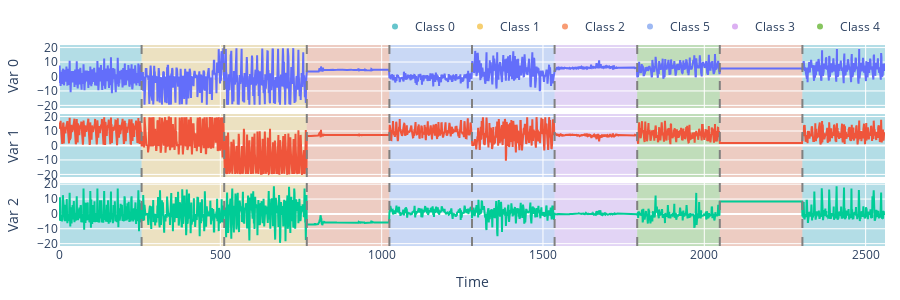

Notebook code for this chart:
### Code cell
fig = plot_classification_dataset(
    datasets["WISDM"]["train"]["samples"][:10, :].numpy(),
    datasets["WISDM"]["train"]["labels"][:10].numpy(),
)
fig

### Figure 1 — Plotly figure (JSON) as saved in the notebook; plotly's stock layout.template omitted (floating-point values rounded to 4 significant figures; data arrays with more than 128 entries replaced by an {"elided": "..."} marker saying what was removed)
{"data": [{"mode": "lines", "name": "Var 0", "showlegend": false, "type": "scatter", "x": {"elided": "2560 int values"}, "xaxis": "x", "y": {"elided": "2560 float values"}, "yaxis": "y"}, {"mode": "lines", "name": "Var 1", "showlegend": false, "type": "scatter", "x": {"elided": "2560 int values"}, "xaxis": "x2", "y": {"elided": "2560 float values"}, "yaxis": "y2"}, {"mode": "lines", "name": "Var 2", "showlegend": false, "type": "scatter", "x": {"elided": "2560 int values"}, "xaxis": "x3", "y": {"elided": "2560 float values"}, "yaxis": "y3"}, {"marker": {"color": "rgb(102, 197, 204)"}, "mode": "markers", "name": "Class 0", "showlegend": true, "type": "scatter", "x": [null], "y": [null]}, {"marker": {"color": "rgb(246, 207, 113)"}, "mode": "markers", "name": "Class 1", "showlegend": true, "type": "scatter", "x": [null], "y": [null]}, {"marker": {"color": "rgb(248, 156, 116)"}, "mode": "markers", "name": "Class 2", "showlegend": true, "type": "scatter", "x": [null], "y": [null]}, {"marker": {"color": "rgb(158, 185, 243)"}, "mode": "markers", "name": "Class 5", "showlegend": true, "type": "scatter", "x": [null], "y": [null]}, {"marker": {"color": "rgb(220, 176, 242)"}, "mode": "markers", "name": "Class 3", "showlegend": true, "type": "scatter", "x": [null], "y": [null]}, {"marker": {"color": "rgb(135, 197, 95)"}, "mode": "markers", "name": "Class 4", "showlegend": true, "type": "scatter", "x": [null], "y": [null]}], "layout": {"height": 300, "legend": {"orientation": "h", "x": 1, "xanchor": "right", "y": 1.02, "yanchor": "bottom"}, "margin": {"b": 30, "l": 15, "r": 15, "t": 30}, "shapes": [{"fillcolor": "rgb(102, 197, 204)", "layer": "below", "line": {"width": 0}, "name": "Class 0", "opacity": 0.4, "showlegend": false, "type": "rect", "x0": 0, "x1": 256, "xref": "x", "y0": 0, "y1": 1, "yref": "y domain"}, {"fillcolor": "rgb(102, 197, 204)", "layer": "below", "line": {"width": 0}, "name": "Class 0", "opacity": 0.4, "showlegend": false, "type": "rect", "x0": 0, "x1": 256, "xref": "x2", "y0": 0, "y1": 1, "yref": "y2 domain"}, {"fillcolor": "rgb(102, 197, 204)", "layer": "below", "line": {"width": 0}, "name": "Class 0", "opacity": 0.4, "showlegend": false, "type": "rect", "x0": 0, "x1": 256, "xref": "x3", "y0": 0, "y1": 1, "yref": "y3 domain"}, {"fillcolor": "rgb(246, 207, 113)", "layer": "below", "line": {"width": 0}, "name": "Class 1", "opacity": 0.4, "showlegend": false, "type": "rect", "x0": 256, "x1": 512, "xref": "x", "y0": 0, "y1": 1, "yref": "y domain"}, {"fillcolor": "rgb(246, 207, 113)", "layer": "below", "line": {"width": 0}, "name": "Class 1", "opacity": 0.4, "showlegend": false, "type": "rect", "x0": 256, "x1": 512, "xref": "x2", "y0": 0, "y1": 1, "yref": "y2 domain"}, {"fillcolor": "rgb(246, 207, 113)", "layer": "below", "line": {"width": 0}, "name": "Class 1", "opacity": 0.4, "showlegend": false, "type": "rect", "x0": 256, "x1": 512, "xref": "x3", "y0": 0, "y1": 1, "yref": "y3 domain"}, {"line": {"color": "gray", "dash": "dash"}, "type": "line", "x0": 256, "x1": 256, "xref": "x", "y0": 0, "y1": 1, "yref": "y domain"}, {"line": {"color": "gray", "dash": "dash"}, "type": "line", "x0": 256, "x1": 256, "xref": "x2", "y0": 0, "y1": 1, "yref": "y2 domain"}, {"line": {"color": "gray", "dash": "dash"}, "type": "line", "x0": 256, "x1": 256, "xref": "x3", "y0": 0, "y1": 1, "yref": "y3 domain"}, {"fillcolor": "rgb(246, 207, 113)", "layer": "below", "line": {"width": 0}, "name": "Class 1", "opacity": 0.4, "showlegend": false, "type": "rect", "x0": 512, "x1": 768, "xref": "x", "y0": 0, "y1": 1, "yref": "y domain"}, {"fillcolor": "rgb(246, 207, 113)", "layer": "below", "line": {"width": 0}, "name": "Class 1", "opacity": 0.4, "showlegend": false, "type": "rect", "x0": 512, "x1": 768, "xref": "x2", "y0": 0, "y1": 1, "yref": "y2 domain"}, {"fillcolor": "rgb(246, 207, 113)", "layer": "below", "line": {"width": 0}, "name": "Class 1", "opacity": 0.4, "showlegend": false, "type": "rect", "x0": 512, "x1": 768, "xref": "x3", "y0": 0, "y1": 1, "yref": "y3 domain"}, {"line": {"color": "gray", "dash": "dash"}, "type": "line", "x0": 512, "x1": 512, "xref": "x", "y0": 0, "y1": 1, "yref": "y domain"}, {"line": {"color": "gray", "dash": "dash"}, "type": "line", "x0": 512, "x1": 512, "xref": "x2", "y0": 0, "y1": 1, "yref": "y2 domain"}, {"line": {"color": "gray", "dash": "dash"}, "type": "line", "x0": 512, "x1": 512, "xref": "x3", "y0": 0, "y1": 1, "yref": "y3 domain"}, {"fillcolor": "rgb(248, 156, 116)", "layer": "below", "line": {"width": 0}, "name": "Class 2", "opacity": 0.4, "showlegend": false, "type": "rect", "x0": 768, "x1": 1024, "xref": "x", "y0": 0, "y1": 1, "yref": "y domain"}, {"fillcolor": "rgb(248, 156, 116)", "layer": "below", "line": {"width": 0}, "name": "Class 2", "opacity": 0.4, "showlegend": false, "type": "rect", "x0": 768, "x1": 1024, "xref": "x2", "y0": 0, "y1": 1, "yref": "y2 domain"}, {"fillcolor": "rgb(248, 156, 116)", "layer": "below", "line": {"width": 0}, "name": "Class 2", "opacity": 0.4, "showlegend": false, "type": "rect", "x0": 768, "x1": 1024, "xref": "x3", "y0": 0, "y1": 1, "yref": "y3 domain"}, {"line": {"color": "gray", "dash": "dash"}, "type": "line", "x0": 768, "x1": 768, "xref": "x", "y0": 0, "y1": 1, "yref": "y domain"}, {"line": {"color": "gray", "dash": "dash"}, "type": "line", "x0": 768, "x1": 768, "xref": "x2", "y0": 0, "y1": 1, "yref": "y2 domain"}, {"line": {"color": "gray", "dash": "dash"}, "type": "line", "x0": 768, "x1": 768, "xref": "x3", "y0": 0, "y1": 1, "yref": "y3 domain"}, {"fillcolor": "rgb(158, 185, 243)", "layer": "below", "line": {"width": 0}, "name": "Class 5", "opacity": 0.4, "showlegend": false, "type": "rect", "x0": 1024, "x1": 1280, "xref": "x", "y0": 0, "y1": 1, "yref": "y domain"}, {"fillcolor": "rgb(158, 185, 243)", "layer": "below", "line": {"width": 0}, "name": "Class 5", "opacity": 0.4, "showlegend": false, "type": "rect", "x0": 1024, "x1": 1280, "xref": "x2", "y0": 0, "y1": 1, "yref": "y2 domain"}, {"fillcolor": "rgb(158, 185, 243)", "layer": "below", "line": {"width": 0}, "name": "Class 5", "opacity": 0.4, "showlegend": false, "type": "rect", "x0": 1024, "x1": 1280, "xref": "x3", "y0": 0, "y1": 1, "yref": "y3 domain"}, {"line": {"color": "gray", "dash": "dash"}, "type": "line", "x0": 1024, "x1": 1024, "xref": "x", "y0": 0, "y1": 1, "yref": "y domain"}, {"line": {"color": "gray", "dash": "dash"}, "type": "line", "x0": 1024, "x1": 1024, "xref": "x2", "y0": 0, "y1": 1, "yref": "y2 domain"}, {"line": {"color": "gray", "dash": "dash"}, "type": "line", "x0": 1024, "x1": 1024, "xref": "x3", "y0": 0, "y1": 1, "yref": "y3 domain"}, {"fillcolor": "rgb(158, 185, 243)", "layer": "below", "line": {"width": 0}, "name": "Class 5", "opacity": 0.4, "showlegend": false, "type": "rect", "x0": 1280, "x1": 1536, "xref": "x", "y0": 0, "y1": 1, "yref": "y domain"}, {"fillcolor": "rgb(158, 185, 243)", "layer": "below", "line": {"width": 0}, "name": "Class 5", "opacity": 0.4, "showlegend": false, "type": "rect", "x0": 1280, "x1": 1536, "xref": "x2", "y0": 0, "y1": 1, "yref": "y2 domain"}, {"fillcolor": "rgb(158, 185, 243)", "layer": "below", "line": {"width": 0}, "name": "Class 5", "opacity": 0.4, "showlegend": false, "type": "rect", "x0": 1280, "x1": 1536, "xref": "x3", "y0": 0, "y1": 1, "yref": "y3 domain"}, {"line": {"color": "gray", "dash": "dash"}, "type": "line", "x0": 1280, "x1": 1280, "xref": "x", "y0": 0, "y1": 1, "yref": "y domain"}, {"line": {"color": "gray", "dash": "dash"}, "type": "line", "x0": 1280, "x1": 1280, "xref": "x2", "y0": 0, "y1": 1, "yref": "y2 domain"}, {"line": {"color": "gray", "dash": "dash"}, "type": "line", "x0": 1280, "x1": 1280, "xref": "x3", "y0": 0, "y1": 1, "yref": "y3 domain"}, {"fillcolor": "rgb(220, 176, 242)", "layer": "below", "line": {"width": 0}, "name": "Class 3", "opacity": 0.4, "showlegend": false, "type": "rect", "x0": 1536, "x1": 1792, "xref": "x", "y0": 0, "y1": 1, "yref": "y domain"}, {"fillcolor": "rgb(220, 176, 242)", "layer": "below", "line": {"width": 0}, "name": "Class 3", "opacity": 0.4, "showlegend": false, "type": "rect", "x0": 1536, "x1": 1792, "xref": "x2", "y0": 0, "y1": 1, "yref": "y2 domain"}, {"fillcolor": "rgb(220, 176, 242)", "layer": "below", "line": {"width": 0}, "name": "Class 3", "opacity": 0.4, "showlegend": false, "type": "rect", "x0": 1536, "x1": 1792, "xref": "x3", "y0": 0, "y1": 1, "yref": "y3 domain"}, {"line": {"color": "gray", "dash": "dash"}, "type": "line", "x0": 1536, "x1": 1536, "xref": "x", "y0": 0, "y1": 1, "yref": "y domain"}, {"line": {"color": "gray", "dash": "dash"}, "type": "line", "x0": 1536, "x1": 1536, "xref": "x2", "y0": 0, "y1": 1, "yref": "y2 domain"}, {"line": {"color": "gray", "dash": "dash"}, "type": "line", "x0": 1536, "x1": 1536, "xref": "x3", "y0": 0, "y1": 1, "yref": "y3 domain"}, {"fillcolor": "rgb(135, 197, 95)", "layer": "below", "line": {"width": 0}, "name": "Class 4", "opacity": 0.4, "showlegend": false, "type": "rect", "x0": 1792, "x1": 2048, "xref": "x", "y0": 0, "y1": 1, "yref": "y domain"}, {"fillcolor": "rgb(135, 197, 95)", "layer": "below", "line": {"width": 0}, "name": "Class 4", "opacity": 0.4, "showlegend": false, "type": "rect", "x0": 1792, "x1": 2048, "xref": "x2", "y0": 0, "y1": 1, "yref": "y2 domain"}, {"fillcolor": "rgb(135, 197, 95)", "layer": "below", "line": {"width": 0}, "name": "Class 4", "opacity": 0.4, "showlegend": false, "type": "rect", "x0": 1792, "x1": 2048, "xref": "x3", "y0": 0, "y1": 1, "yref": "y3 domain"}, {"line": {"color": "gray", "dash": "dash"}, "type": "line", "x0": 1792, "x1": 1792, "xref": "x", "y0": 0, "y1": 1, "yref": "y domain"}, {"line": {"color": "gray", "dash": "dash"}, "type": "line", "x0": 1792, "x1": 1792, "xref": "x2", "y0": 0, "y1": 1, "yref": "y2 domain"}, {"line": {"color": "gray", "dash": "dash"}, "type": "line", "x0": 1792, "x1": 1792, "xref": "x3", "y0": 0, "y1": 1, "yref": "y3 domain"}, {"fillcolor": "rgb(248, 156, 116)", "layer": "below", "line": {"width": 0}, "name": "Class 2", "opacity": 0.4, "showlegend": false, "type": "rect", "x0": 2048, "x1": 2304, "xref": "x", "y0": 0, "y1": 1, "yref": "y domain"}, {"fillcolor": "rgb(248, 156, 116)", "layer": "below", "line": {"width": 0}, "name": "Class 2", "opacity": 0.4, "showlegend": false, "type": "rect", "x0": 2048, "x1": 2304, "xref": "x2", "y0": 0, "y1": 1, "yref": "y2 domain"}, {"fillcolor": "rgb(248, 156, 116)", "layer": "below", "line": {"width": 0}, "name": "Class 2", "opacity": 0.4, "showlegend": false, "type": "rect", "x0": 2048, "x1": 2304, "xref": "x3", "y0": 0, "y1": 1, "yref": "y3 domain"}, {"line": {"color": "gray", "dash": "dash"}, "type": "line", "x0": 2048, "x1": 2048, "xref": "x", "y0": 0, "y1": 1, "yref": "y domain"}, {"line": {"color": "gray", "dash": "dash"}, "type": "line", "x0": 2048, "x1": 2048, "xref": "x2", "y0": 0, "y1": 1, "yref": "y2 domain"}, {"line": {"color": "gray", "dash": "dash"}, "type": "line", "x0": 2048, "x1": 2048, "xref": "x3", "y0": 0, "y1": 1, "yref": "y3 domain"}, {"fillcolor": "rgb(102, 197, 204)", "layer": "below", "line": {"width": 0}, "name": "Class 0", "opacity": 0.4, "showlegend": false, "type": "rect", "x0": 2304, "x1": 2560, "xref": "x", "y0": 0, "y1": 1, "yref": "y domain"}, {"fillcolor": "rgb(102, 197, 204)", "layer": "below", "line": {"width": 0}, "name": "Class 0", "opacity": 0.4, "showlegend": false, "type": "rect", "x0": 2304, "x1": 2560, "xref": "x2", "y0": 0, "y1": 1, "yref": "y2 domain"}, {"fillcolor": "rgb(102, 197, 204)", "layer": "below", "line": {"width": 0}, "name": "Class 0", "opacity": 0.4, "showlegend": false, "type": "rect", "x0": 2304, "x1": 2560, "xref": "x3", "y0": 0, "y1": 1, "yref": "y3 domain"}, {"line": {"color": "gray", "dash": "dash"}, "type": "line", "x0": 2304, "x1": 2304, "xref": "x", "y0": 0, "y1": 1, "yref": "y domain"}, {"line": {"color": "gray", "dash": "dash"}, "type": "line", "x0": 2304, "x1": 2304, "xref": "x2", "y0": 0, "y1": 1, "yref": "y2 domain"}, {"line": {"color": "gray", "dash": "dash"}, "type": "line", "x0": 2304, "x1": 2304, "xref": "x3", "y0": 0, "y1": 1, "yref": "y3 domain"}], "showlegend": true, "xaxis": {"anchor": "y", "domain": [0, 1], "matches": "x3", "showticklabels": false}, "xaxis2": {"anchor": "y2", "domain": [0, 1], "matches": "x3", "showticklabels": false}, "xaxis3": {"anchor": "y3", "domain": [0, 1], "title": {"text": "Time"}}, "yaxis": {"anchor": "x", "domain": [0.6867, 1.0], "title": {"text": "Var 0"}}, "yaxis2": {"anchor": "x2", "domain": [0.3433, 0.6567], "title": {"text": "Var 1"}}, "yaxis3": {"anchor": "x3", "domain": [0, 0.3133], "title": {"text": "Var 2"}}}}
